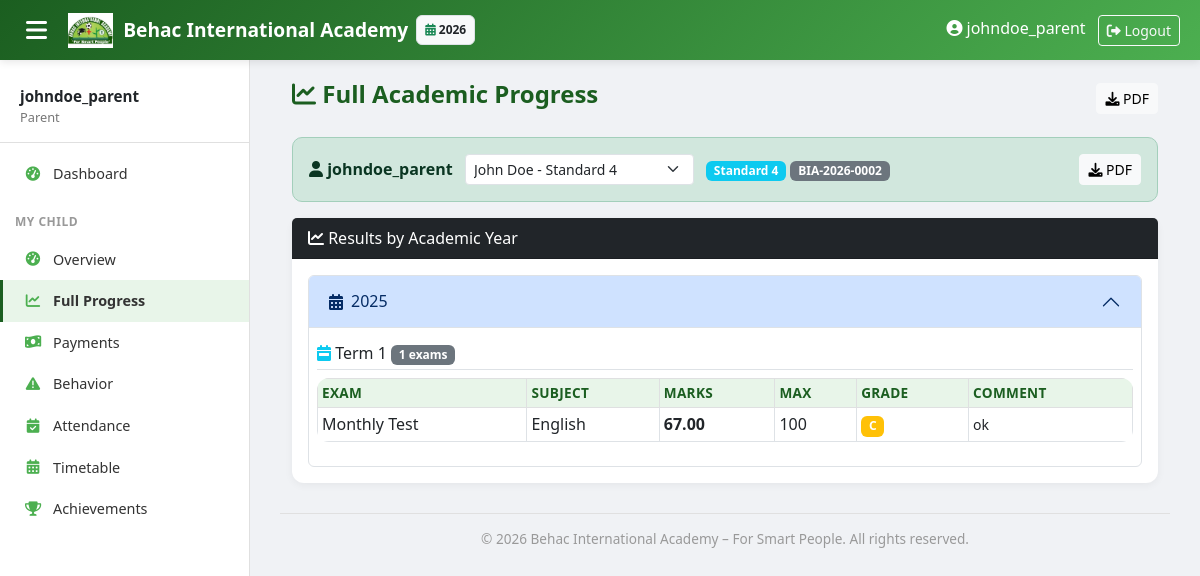
Page /dashboard/parent/progress/ (signed in) on the committed database.
### core/models.py (models this page shows, shortened)
class AcademicYear(models.Model):
    name = models.CharField(max_length=20)  # "2025-2026"
    start_date = models.DateField()
    end_date = models.DateField()
    is_current = models.BooleanField(default=False)

class Term(models.Model):
    academic_year = models.ForeignKey(AcademicYear, on_delete=models.CASCADE)
    name = models.CharField(max_length=20)  # Term 1,2,3
    start_date = models.DateField()
    end_date = models.DateField()
    is_active = models.BooleanField(default=False)
    class Meta:
        unique_together = ('academic_year', 'name')

### students/models.py (models this page shows, shortened)
class Student(models.Model):
    registration_number = models.CharField(max_length=20, unique=True, blank=True, editable=False)
    first_name = models.CharField(max_length=50)
    middle_name = models.CharField(max_length=50, blank=True, null=True)
    last_name = models.CharField(max_length=50)
    nida = models.CharField(max_length=20, blank=True, null=True)
    date_of_birth = models.DateField()
    birth_cert_number = models.CharField(max_length=50, unique=True)
    religion = models.CharField(max_length=50, blank=True)
    region = models.ForeignKey('locations.Region', on_delete=models.SET_NULL, null=True, blank=True)
    district = models.ForeignKey('locations.District', on_delete=models.SET_NULL, null=True, blank=True)
    gender = models.CharField(max_length=1, choices=[('M','Male'),('F','Female')])
    current_class = models.ForeignKey(ClassLevel, on_delete=models.SET_NULL, null=True)
    registration_date = models.DateField(auto_now_add=True)
    street = models.CharField(max_length=200, blank=True)
    mobile = models.CharField(max_length=15, blank=True)
    parent_name = models.CharField(max_length=100)
    parent_mobile = models.CharField(max_length=15)
    parent_occupation = models.CharField(max_length=100)
    parent_nida = models.CharField(max_length=20, blank=True)
    parent_user = models.ForeignKey(User, on_delete=models.SET_NULL, null=True, blank=True, related_name='children')
    is_active = models.BooleanField(default=True)
    class Meta:
        ordering = ['-registration_date']
    @property
    def full_name(self):
        return f"{self.first_name} {self.middle_name or ''} {self.last_name}".strip()

### academics/models.py (models this page shows, shortened)
class ClassLevel(models.Model):
    LEVEL_TYPES = (('PRE','Pre-primary'), ('PRIMARY','Primary'))
    name = models.CharField(max_length=20)  # "Pre 1", "Grade 1"
    level_type = models.CharField(max_length=10, choices=LEVEL_TYPES)
    order = models.PositiveSmallIntegerField(unique=True)  # 1..9
    class Meta:
        ordering = ['order']

class Result(models.Model):
    student = models.ForeignKey('students.Student', on_delete=models.CASCADE, related_name='results')
    subject = models.ForeignKey(Subject, on_delete=models.CASCADE)
    exam = models.ForeignKey(Exam, on_delete=models.CASCADE)
    marks_obtained = models.DecimalField(max_digits=5, decimal_places=2)
    teacher_comment = models.TextField(blank=True)
    class Meta:
        unique_together = ('student', 'subject', 'exam')
        ordering = ['-exam__term', 'subject__name']
    def grade(self):
        try:
            percentage = (float(self.marks_obtained) / float(self.exam.max_marks)) * 100
            if percentage >= 80:
                return 'A'
            elif percentage >= 70:
                return 'B'
            elif percentage >= 60:
                return 'C'
            elif percentage >= 50:
                return 'D'
            elif percentage >= 40:
                return 'E'
            else:
                return 'F'
        except (ValueError, ZeroDivisionError):
            return '-'

class Exam(models.Model):
    name = models.CharField(max_length=50)
    term = models.ForeignKey(Term, on_delete=models.CASCADE, null=True, blank=True)
    max_marks = models.PositiveSmallIntegerField(default=100)
    passing_marks = models.PositiveSmallIntegerField(default=40)
    class Meta:
        ordering = ['term', 'name']

class Subject(models.Model):
    name = models.CharField(max_length=50)
    code = models.CharField(max_length=10, unique=True)
    classes = models.ManyToManyField(ClassLevel, related_name='subjects')
    class Meta:
        ordering = ['name']

### dashboard/views.py (the view)
# urls.py: path('parent/progress/', views.parent_progress, name='parent_progress'),
@login_required
def parent_progress(request):
    students, student = get_parent_student(request)
    if not student:
        return render(request, 'dashboard/no_student.html', {'message': 'No student linked to your account.'})
    is_blocked, block_ctx = check_parent_blocked(request, students, student)
    if is_blocked:
        return render(request, 'dashboard/parent_blocked.html', block_ctx)
    from behavior.models import Achievement
    achievements = Achievement.objects.filter(student=student).order_by('-date_awarded')[:10]
    results = Result.objects.filter(student=student).select_related('exam__term__academic_year', 'subject')
    payments = Payment.objects.filter(student=student)
    total_paid = payments.aggregate(total=Sum('amount_paid'))['total'] or 0
    expected_fee = FeeStructure.objects.filter(class_level=student.current_class).aggregate(total=Sum('amount'))['total'] or 0
    balance = max(0, expected_fee - total_paid)
    progress_current = {}
    for r in results:
        yr = r.exam.term.academic_year.name
        if yr not in progress_current:
            progress_current[yr] = {}
        term = r.exam.term.name
        if term not in progress_current[yr]:
            progress_current[yr][term] = []
        progress_current[yr][term].append(r)
    context = {
        'students': students,
        'student': student,
        'progress_current': progress_current,
        'total_paid': total_paid,
        'expected_fee': expected_fee,
        'balance': balance,
        'achievements': achievements,
    }
    return render(request, 'dashboard/parent_progress.html', context)

### templates/dashboard/parent_progress.html (shortened to what this page needs)
{% extends 'base.html' %}
{% load static %}
{% block content %}
<div class="container-fluid">
    <div class="page-header d-flex justify-content-between align-items-center">
        <h2><i class="fas fa-chart-line"></i> Full Academic Progress</h2>
        <button class="btn btn-sm btn-light no-print" onclick="window.print()"><i class="fas fa-download"></i> PDF</button>
    </div>
    {% with students=students student=student %}
    {% include 'dashboard/_child_selector.html' %}
    {% endwith %}
    <div class="card mb-3">
        <div class="card-header bg-dark text-white"><i class="fas fa-chart-line"></i> Results by Academic Year</div>
        <div class="card-body">
            {% if progress_current %}
            <div class="accordion" id="progressAcc">
                {% for yr_name, terms in progress_current.items %}
                <div class="accordion-item">
                    <h2 class="accordion-header"><button class="accordion-button {% if not forloop.first %}collapsed{% endif %}" data-bs-toggle="collapse" data-bs-target="#pyr{{ forloop.counter }}"><i class="fas fa-calendar-alt me-2"></i> {{ yr_name }}</button></h2>
                    <div id="pyr{{ forloop.counter }}" class="accordion-collapse collapse {% if forloop.first %}show{% endif %}"><div class="accordion-body p-2">
                        {% for term_name, term_results in terms.items %}
                        <h6 class="border-bottom pb-1 mt-2"><i class="fas fa-calendar-week text-info"></i> {{ term_name }} <span class="badge bg-secondary">{{ term_results|length }} exams</span></h6>
                        <table class="table table-sm table-bordered">
                            <thead class="table-light"><tr><th>Exam</th><th>Subject</th><th>Marks</th><th>Max</th><th>Grade</th><th>Comment</th></tr></thead>
                            <tbody>{% for r in term_results %}<tr><td>{{ r.exam.name }}</td><td>{{ r.subject.name }}</td><td><strong>{{ r.marks_obtained }}</strong></td><td>{{ r.exam.max_marks }}</td><td><span class="badge bg-{% if r.grade == 'A' %}success{% elif r.grade == 'B' %}primary{% elif r.grade == 'C' %}warning{% elif r.grade == 'D' %}info{% else %}danger{% endif %}">{{ r.grade }}</span></td><td><small>{{ r.teacher_comment|default:"-" }}</small></td></tr>{% endfor %}</tbody>
                        </table>
                        {% endfor %}
                    </div></div>
                </div>
                {% endfor %}
            </div>
            {% else %}<p class="text-muted">No exam results available yet.</p>{% endif %}
        </div>
    </div>
</div>
{% endblock %}

### templates/base.html (shortened to what this page needs)
<!DOCTYPE html>
<html lang="en">
<head>
    <link href="https://cdn.jsdelivr.net/npm/bootstrap@5.3.0/dist/css/bootstrap.min.css" rel="stylesheet">
    <link rel="stylesheet" href="https://cdnjs.cloudflare.com/ajax/libs/font-awesome/6.0.0/css/all.min.css">
</head>
<body>
    {% if user.is_authenticated %}
    <nav class="topbar">
        <button class="sidebar-toggle" onclick="document.querySelector('.sidebar').classList.toggle('show')">
            <i class="fas fa-bars"></i>
        </button>
        <a class="topbar-brand" href="{% url 'dashboard:home' %}">
            <img src="/static/images/behac_logo.png" alt="Logo"> Behac International Academy
        </a>
        {% if current_year %}
        <span class="badge bg-light text-dark ms-2 p-2 border" style="font-size: 0.75rem;">
            <i class="fas fa-calendar-alt text-success"></i> {{ current_year.name }}
        </span>
        {% endif %}
        <div class="ms-auto">
            {% if user.is_authenticated %}
                <span class="me-2 d-none d-sm-inline"><i class="fas fa-user-circle"></i> {{ user.get_full_name|default:user.username }}</span>
                <form method="post" action="{% url 'logout' %}" style="display:inline;">
                    <button type="submit" class="btn btn-sm btn-outline-light">
                        <i class="fas fa-sign-out-alt"></i> Logout
                    </button>
                </form>
            {% endif %}
        </div>
    </nav>
    <div class="sidebar" id="sidebar">
        <div class="user-info">
            <div class="name">{{ user.get_full_name|default:user.username }}</div>
            <div class="role">
                {% if user.is_superuser %}Owner
                {% elif user.groups.all %}{{ user.groups.first.name }}
                {% else %}Staff{% endif %}
            </div>
        </div>
        {% if user.is_authenticated %}
        <ul class="nav flex-column">
            <li class="nav-item">
                <a class="nav-link {% if request.path == '/' %}active{% endif %}" href="{% url 'dashboard:home' %}">
                    <i class="fas fa-tachometer-alt"></i> Dashboard
                </a>
            </li>
            {% with user_groups=user.groups.all %}
            {% if 'Parent' in user_groups|join:', ' %}
            <li class="nav-section">My Child</li>
            <li class="nav-item">
                <a class="nav-link {% if '/dashboard/parent/' == request.path %}active{% endif %}" href="{% url 'dashboard:parent' %}"><i class="fas fa-tachometer-alt"></i> Overview</a>
            </li>
            <li class="nav-item">
                <a class="nav-link {% if '/dashboard/parent/progress/' in request.path %}active{% endif %}" href="{% url 'dashboard:parent_progress' %}"><i class="fas fa-chart-line"></i> Full Progress</a>
            </li>
            <li class="nav-item">
                <a class="nav-link {% if '/dashboard/parent/payments/' in request.path %}active{% endif %}" href="{% url 'dashboard:parent_payments' %}"><i class="fas fa-money-bill-wave"></i> Payments</a>
            </li>
            <li class="nav-item">
                <a class="nav-link {% if '/dashboard/parent/behavior/' in request.path %}active{% endif %}" href="{% url 'dashboard:parent_behavior' %}"><i class="fas fa-exclamation-triangle"></i> Behavior</a>
            </li>
            <li class="nav-item">
                <a class="nav-link {% if '/dashboard/parent/attendance/' in request.path %}active{% endif %}" href="{% url 'dashboard:parent_attendance' %}"><i class="fas fa-calendar-check"></i> Attendance</a>
            </li>
            <li class="nav-item">
                <a class="nav-link {% if '/dashboard/parent/timetable/' in request.path %}active{% endif %}" href="{% url 'dashboard:parent_timetable' %}"><i class="fas fa-calendar-alt"></i> Timetable</a>
            </li>
            <li class="nav-item">
                <a class="nav-link {% if '/dashboard/parent/achievements/' in request.path %}active{% endif %}" href="{% url 'dashboard:parent_achievements' %}"><i class="fas fa-trophy"></i> Achievements</a>
            </li>
            {% endif %}
            {% endwith %}
        </ul>
        {% endif %}
    </div>
    {% endif %}
    <div class="main-content"{% if not user.is_authenticated %} style="margin-left: 0 !important;"{% endif %}>
        {% block content %}{% endblock %}
        <div class="main-footer">
            &copy; {% now "Y" %} Behac International Academy – For Smart People. All rights reserved.
        </div>
    </div>
</body>
</html>

### templates/dashboard/_child_selector.html
<div class="alert alert-success d-flex justify-content-between align-items-center">
    <div>
        <strong><i class="fas fa-user"></i> {{ user.get_full_name|default:user.username }}</strong>
        {% if students|length > 1 %}
            <form method="get" class="d-inline-block ms-2">
                <select name="student_id" class="form-select form-select-sm d-inline-block w-auto" onchange="this.form.submit()">
                    {% for s in students %}
                    <option value="{{ s.pk }}" {% if s.pk == student.pk %}selected{% endif %}>{{ s.full_name }} - {{ s.current_class.name|default:"-" }}</option>
                    {% endfor %}
                </select>
            </form>
        {% else %}
            - Viewing <strong>{{ student.full_name }}</strong>
        {% endif %}
        <span class="badge bg-info ms-2">{{ student.current_class.name|default:"-" }}</span>
        <span class="badge bg-secondary">{{ student.registration_number }}</span>
    </div>
    <button class="btn btn-sm btn-light" onclick="window.print()"><i class="fas fa-download"></i> PDF</button>
</div>

### rows in the picture
AcademicYear: name "2026"
Student: current_class.name "Standard 4", registration_number "BIA-2026-0002"
AcademicYear: progress_current "2025"
Result: name "Term 1", term_results "1", exam.name "Monthly Test", subject.name "English", marks_obtained "67.00", exam.max_marks "100", grade "C", teacher_comment "ok"

### other values in the picture
{{ user.get_full_name|default:user.username }} "johndoe_parent"
{{ user.groups.first.name }} "Parent"
form field student_id "John Doe - Standard 4"
